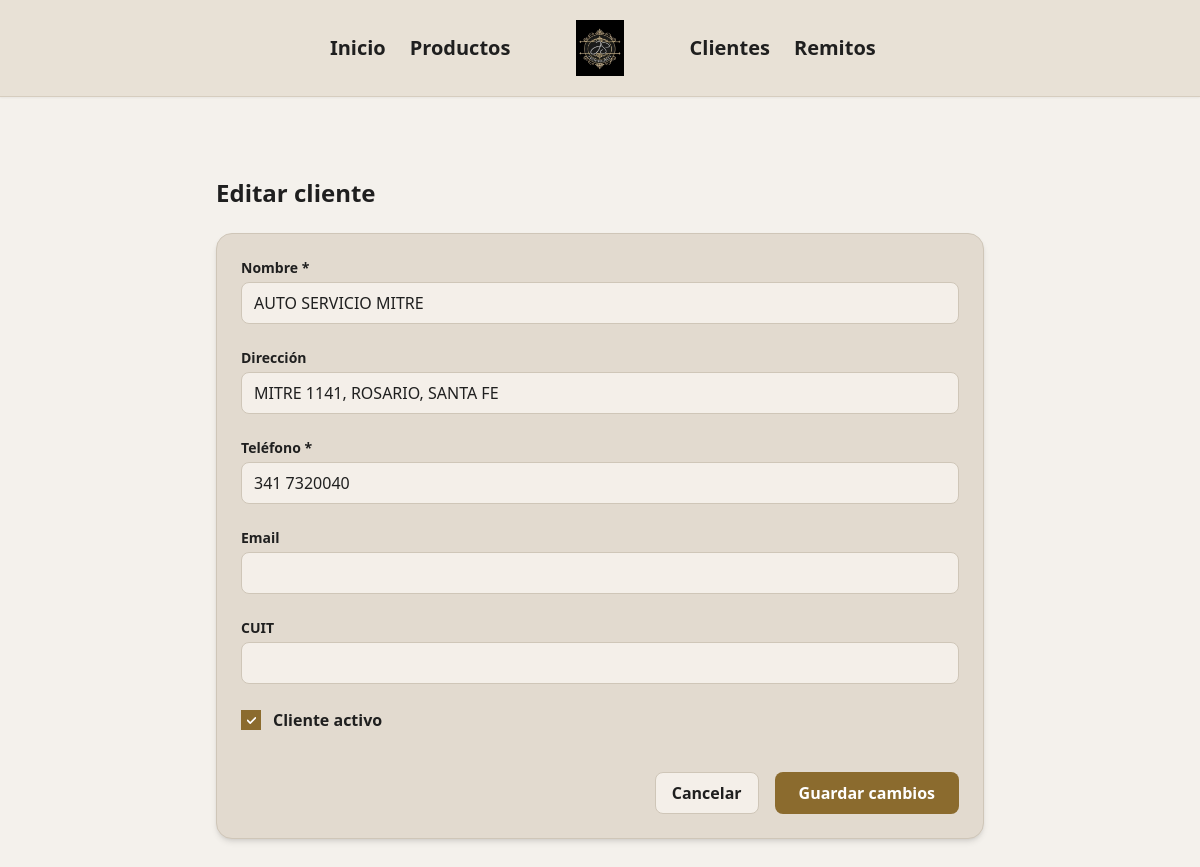
/clientes/editar/1, run on the app's committed database.
### jsdistribucionesapp/clientes/models.py (models this page shows)
class Cliente(db.Model):
    __tablename__ = 'clientes'
    cid = db.Column(db.Integer, primary_key=True)
    nombre = db.Column(db.String, nullable=False)
    direccion = db.Column(db.String)
    telefono = db.Column(db.String, nullable=False)
    email = db.Column(db.String)
    cuit = db.Column(db.String)
    activo = db.Column(db.Boolean, default=True)

### jsdistribucionesapp/clientes/routes.py (the view, shortened to what this page needs)
@clientes.route('/editar/<int:id>', methods=['GET','POST'])
def editar(id):
    cliente = Cliente.query.get_or_404(id)
    return render_template('clientes/editar.html', cliente=cliente)

### jsdistribucionesapp/clientes/templates/clientes/editar.html
{% extends "base.html" %}
{% block content %}
<div class="max-w-3xl mx-auto mt-8">
  <h1 class="text-2xl font-bold text-[#1F1F1F] mb-6">
    Editar cliente
  </h1>
  <form action="{{ url_for('clientes.editar', id=cliente.cid) }}"
        method="post"
        class="bg-[#E2DACF] border border-[#CFC6B8]
               rounded-2xl shadow-md p-6 space-y-6">
    <div>
      <label class="block text-sm font-semibold mb-1">
        Nombre *
      </label>
      <input
        type="text"
        name="nombre"
        value="{{ cliente.nombre }}"
        required
        class="w-full px-3 py-2 rounded-lg border border-[#CFC6B8]
               bg-[#F4EFE9] focus:outline-none
               focus:ring-2 focus:ring-[#8B6B2E]"
      >
    </div>
    <div>
      <label class="block text-sm font-semibold mb-1">
        Dirección
      </label>
      <input
        type="text"
        name="direccion"
        value="{{ cliente.direccion }}"
        class="w-full px-3 py-2 rounded-lg border border-[#CFC6B8]
               bg-[#F4EFE9] focus:outline-none
               focus:ring-2 focus:ring-[#8B6B2E]"
      >
    </div>
    <div>
      <label class="block text-sm font-semibold mb-1">
        Teléfono *
      </label>
      <input
        type="text"
        name="telefono"
        value="{{ cliente.telefono }}"
        required
        class="w-full px-3 py-2 rounded-lg border border-[#CFC6B8]
               bg-[#F4EFE9] focus:outline-none
               focus:ring-2 focus:ring-[#8B6B2E]"
      >
    </div>
    <div>
      <label class="block text-sm font-semibold mb-1">
        Email
      </label>
      <input
        type="email"
        name="email"
        value="{{ cliente.email or '' }}"
        class="w-full px-3 py-2 rounded-lg border border-[#CFC6B8]
               bg-[#F4EFE9] focus:outline-none
               focus:ring-2 focus:ring-[#8B6B2E]"
      >
    </div>
    <div>
      <label class="block text-sm font-semibold mb-1">
        CUIT
      </label>
      <input
        type="text"
        name="cuit"
        value="{{ cliente.cuit }}"
        class="w-full px-3 py-2 rounded-lg border border-[#CFC6B8]
               bg-[#F4EFE9] focus:outline-none
               focus:ring-2 focus:ring-[#8B6B2E]"
      >
    </div>
    <div class="flex items-center gap-3">
      <input
        type="checkbox"
        name="activo"
        id="activo"
        {% if cliente.activo %}checked{% endif %}
        class="w-5 h-5 text-[#8B6B2E] focus:ring-[#8B6B2E]"
      >
      <label for="activo" class="font-semibold">
        Cliente activo
      </label>
    </div>
    <div class="flex justify-end gap-4 pt-4">
      <a href="{{ url_for('clientes.index') }}"
         class="px-4 py-2 rounded-lg border border-[#CFC6B8]
                bg-[#F4EFE9] font-semibold hover:bg-[#EFE9E1]">
        Cancelar
      </a>
      <button
        type="submit"
        class="px-6 py-2 rounded-lg bg-[#8B6B2E]
               text-white font-semibold hover:bg-[#755824] transition">
        Guardar cambios
      </button>
    </div>
  </form>
</div>
{% endblock %}

### data on the page
Cliente: nombre "AUTO SERVICIO MITRE", direccion "MITRE 1141, ROSARIO, SANTA FE", telefono "341 7320040", activo "☑"
